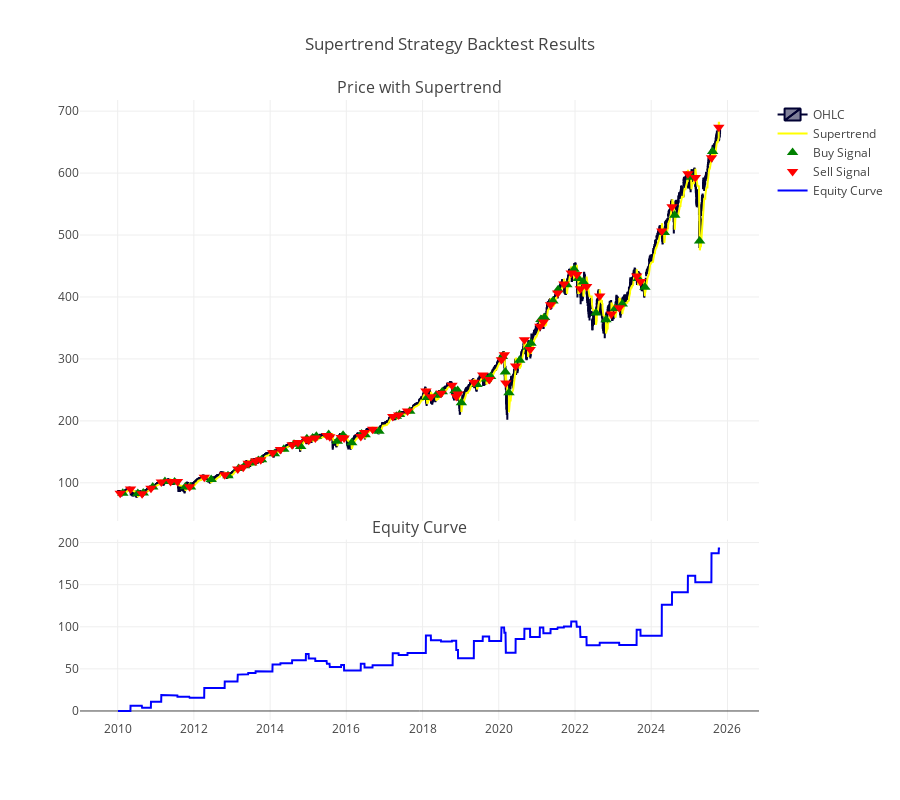

Notebook code cell kept with this figure:
### Code cell
# Plot equity curve
import plotly.graph_objects as go
from plotly.subplots import make_subplots

fig = make_subplots(rows=2, cols=1, shared_xaxes=True,
                   vertical_spacing=0.03, subplot_titles=('Price with Supertrend', 'Equity Curve'),
                   row_heights=[0.7, 0.3])

# Add candlestick
fig.add_trace(go.Candlestick(x=df['Date'],
                            open=df['Open'],
                            high=df['High'],
                            low=df['Low'],
                            close=df['Close'],
                            name='OHLC'),
              row=1, col=1)

# Add Supertrend line
fig.add_trace(go.Scatter(x=df['Date'],
                        y=df['supertrend'],
                        mode='lines',
                        name='Supertrend',
                        line=dict(color='yellow')),
              row=1, col=1)

# Add buy signals
buy_signals = df[df['crossover_supertrend'] == 1]
fig.add_trace(go.Scatter(x=buy_signals['Date'],
                        y=buy_signals['Low'],
                        mode='markers',
                        name='Buy Signal',
                        marker=dict(color='green', symbol='triangle-up', size=10)),
              row=1, col=1)

# Add sell signals
sell_signals = df[df['crossover_supertrend'] == -1]
fig.add_trace(go.Scatter(x=sell_signals['Date'],
                        y=sell_signals['High'],
                        mode='markers',
                        name='Sell Signal',
                        marker=dict(color='red', symbol='triangle-down', size=10)),
              row=1, col=1)

# Add equity curve
fig.add_trace(go.Scatter(x=df['Date'],
                        y=df['Cumulative_Return'],
                        mode='lines',
                        name='Equity Curve',
                        line=dict(color='blue')),
              row=2, col=1)

# Update layout
fig.update_layout(
    title_text="Supertrend Strategy Backtest Results",
    xaxis_rangeslider_visible=False,
    height=800
)

fig.show()

### Figure 1 — Plotly figure (JSON) as saved in the notebook; plotly's stock layout.template omitted (floating-point values rounded to 4 significant figures; data arrays with more than 128 entries replaced by an {"elided": "..."} marker saying what was removed)
{"data": [{"close": {"elided": "3976 float values"}, "high": {"elided": "3976 float values"}, "low": {"elided": "3976 float values"}, "name": "OHLC", "open": {"elided": "3976 float values"}, "type": "candlestick", "x": {"elided": "3976 str values"}, "xaxis": "x", "yaxis": "y"}, {"line": {"color": "yellow"}, "mode": "lines", "name": "Supertrend", "type": "scatter", "x": {"elided": "3976 str values"}, "xaxis": "x", "y": {"elided": "3976 float values"}, "yaxis": "y"}, {"marker": {"color": "green", "size": 10, "symbol": "triangle-up"}, "mode": "markers", "name": "Buy Signal", "type": "scatter", "x": ["2010-02-19T00:00:00", "2010-07-13T00:00:00", "2010-09-03T00:00:00", "2010-12-03T00:00:00", "2011-03-30T00:00:00", "2011-06-30T00:00:00", "2011-10-12T00:00:00", "2011-11-30T00:00:00", "2012-06-15T00:00:00", "2012-11-23T00:00:00", "2013-03-05T00:00:00", "2013-05-02T00:00:00", "2013-07-08T00:00:00", "2013-09-10T00:00:00", "2013-10-11T00:00:00", "2014-02-11T00:00:00", "2014-05-12T00:00:00", "2014-08-18T00:00:00", "2014-10-21T00:00:00", "2014-12-19T00:00:00", "2015-02-12T00:00:00", "2015-03-20T00:00:00", "2015-07-16T00:00:00", "2015-10-07T00:00:00", "2015-12-01T00:00:00", "2016-02-22T00:00:00", "2016-05-27T00:00:00", "2016-06-30T00:00:00", "2016-11-09T00:00:00", "2017-04-25T00:00:00", "2017-05-25T00:00:00", "2017-08-31T00:00:00", "2018-02-15T00:00:00", "2018-05-11T00:00:00", "2018-07-09T00:00:00", "2018-11-07T00:00:00", "2018-12-03T00:00:00", "2019-01-08T00:00:00", "2019-06-07T00:00:00", "2019-09-05T00:00:00", "2019-10-15T00:00:00", "2020-02-05T00:00:00", "2020-03-04T00:00:00", "2020-04-08T00:00:00", "2020-07-20T00:00:00", "2020-10-08T00:00:00", "2020-11-05T00:00:00", "2021-02-08T00:00:00", "2021-03-15T00:00:00", "2021-06-04T00:00:00", "2021-07-23T00:00:00", "2021-10-15T00:00:00", "2021-12-23T00:00:00", "2022-02-02T00:00:00", "2022-03-22T00:00:00", "2022-07-21T00:00:00", "2022-10-25T00:00:00", "2023-01-23T00:00:00", "2023-03-30T00:00:00", "2023-08-29T00:00:00", "2023-11-02T00:00:00", "2024-05-06T00:00:00", "2024-08-14T00:00:00", "2025-01-21T00:00:00", "2025-04-09T00:00:00", "2025-08-12T00:00:00"], "xaxis": "x", "y": [83.04, 82.7, 83.47, 93.2, 102.0, 101.2, 93.67, 93.41, 105.3, 111.3, 123.0, 127.5, 131.9, 136.0, 137.1, 147.1, 154.3, 162.2, 158.6, 171.2, 172.4, 175.3, 177.9, 166.9, 176.7, 164.7, 179.0, 177.4, 183.3, 207.4, 210.1, 215.6, 237.9, 241.4, 246.8, 248.5, 248.9, 229.1, 258.9, 267.6, 271.6, 303.9, 278.8, 245.2, 297.7, 318.7, 325.2, 363.6, 367.0, 393.4, 411.6, 419.8, 444.6, 429.8, 424.3, 374.3, 363.4, 381.5, 388.8, 429.8, 415.8, 504.0, 532.0, 593.5, 490.2, 635.0], "yaxis": "y"}, {"marker": {"color": "red", "size": 10, "symbol": "triangle-down"}, "mode": "markers", "name": "Sell Signal", "type": "scatter", "x": ["2010-01-25T00:00:00", "2010-05-04T00:00:00", "2010-08-23T00:00:00", "2010-11-16T00:00:00", "2011-02-23T00:00:00", "2011-05-23T00:00:00", "2011-07-28T00:00:00", "2011-11-21T00:00:00", "2012-04-10T00:00:00", "2012-10-23T00:00:00", "2013-02-25T00:00:00", "2013-04-18T00:00:00", "2013-06-05T00:00:00", "2013-08-15T00:00:00", "2013-10-03T00:00:00", "2014-01-24T00:00:00", "2014-04-10T00:00:00", "2014-07-31T00:00:00", "2014-09-25T00:00:00", "2014-12-10T00:00:00", "2015-01-06T00:00:00", "2015-03-10T00:00:00", "2015-06-29T00:00:00", "2015-07-27T00:00:00", "2015-11-13T00:00:00", "2015-12-11T00:00:00", "2016-05-19T00:00:00", "2016-06-24T00:00:00", "2016-09-09T00:00:00", "2017-03-21T00:00:00", "2017-05-17T00:00:00", "2017-08-10T00:00:00", "2018-02-02T00:00:00", "2018-03-22T00:00:00", "2018-06-27T00:00:00", "2018-10-10T00:00:00", "2018-11-20T00:00:00", "2018-12-07T00:00:00", "2019-05-08T00:00:00", "2019-08-01T00:00:00", "2019-10-02T00:00:00", "2020-01-27T00:00:00", "2020-02-24T00:00:00", "2020-03-09T00:00:00", "2020-06-11T00:00:00", "2020-09-03T00:00:00", "2020-10-28T00:00:00", "2021-01-29T00:00:00", "2021-03-04T00:00:00", "2021-05-12T00:00:00", "2021-07-19T00:00:00", "2021-09-17T00:00:00", "2021-11-26T00:00:00", "2022-01-18T00:00:00", "2022-02-22T00:00:00", "2022-04-22T00:00:00", "2022-08-26T00:00:00", "2022-12-16T00:00:00", "2023-03-01T00:00:00", "2023-08-15T00:00:00", "2023-09-21T00:00:00", "2024-04-12T00:00:00", "2024-07-19T00:00:00", "2024-12-18T00:00:00", "2025-02-27T00:00:00", "2025-08-01T00:00:00", "2025-10-10T00:00:00"], "xaxis": "x", "y": [83.08, 89.94, 82.42, 91.2, 101.3, 102.3, 102.0, 93.68, 108.8, 112.9, 122.4, 125.0, 131.4, 135.4, 137.3, 148.4, 153.6, 161.4, 164.9, 170.6, 168.8, 172.2, 176.4, 174.5, 172.9, 172.5, 174.8, 181.1, 186.4, 207.2, 209.4, 216.0, 248.1, 239.0, 244.5, 257.3, 239.4, 243.2, 262.2, 273.9, 266.6, 298.8, 306.6, 261.2, 288.6, 330.9, 315.3, 352.7, 359.5, 387.5, 406.5, 421.0, 438.6, 436.4, 413.2, 416.9, 401.4, 372.7, 382.5, 433.9, 425.0, 506.4, 545.8, 599.1, 592.8, 624.6, 674.0], "yaxis": "y"}, {"line": {"color": "blue"}, "mode": "lines", "name": "Equity Curve", "type": "scatter", "x": {"elided": "3976 str values"}, "xaxis": "x2", "y": {"elided": "3976 float values"}, "yaxis": "y2"}], "layout": {"annotations": [{"font": {"size": 16}, "showarrow": false, "text": "Price with Supertrend", "x": 0.5, "xanchor": "center", "xref": "paper", "y": 1.0, "yanchor": "bottom", "yref": "paper"}, {"font": {"size": 16}, "showarrow": false, "text": "Equity Curve", "x": 0.5, "xanchor": "center", "xref": "paper", "y": 0.291, "yanchor": "bottom", "yref": "paper"}], "height": 800, "title": {"text": "Supertrend Strategy Backtest Results"}, "xaxis": {"anchor": "y", "domain": [0, 1], "matches": "x2", "rangeslider": {"visible": false}, "showticklabels": false}, "xaxis2": {"anchor": "y2", "domain": [0, 1]}, "yaxis": {"anchor": "x", "domain": [0.321, 1.0]}, "yaxis2": {"anchor": "x2", "domain": [0, 0.291]}}}
